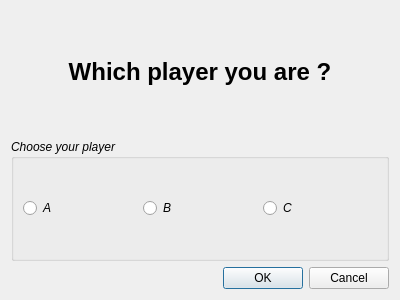
<?xml version="1.0" encoding="UTF-8"?>
<ui version="4.0">
 <class>SetupPlayerDialog</class>
 <widget class="QDialog" name="SetupPlayerDialog">
  <property name="geometry">
   <rect>
    <x>0</x>
    <y>0</y>
    <width>400</width>
    <height>300</height>
   </rect>
  </property>
  <property name="windowTitle">
   <string>Dialog</string>
  </property>
  <layout class="QGridLayout" name="gridLayout">
   <item row="0" column="0">
    <widget class="QLabel" name="label">
     <property name="font">
      <font>
       <pointsize>18</pointsize>
       <weight>75</weight>
       <bold>true</bold>
      </font>
     </property>
     <property name="text">
      <string>Which player you are ?</string>
     </property>
     <property name="alignment">
      <set>Qt::AlignCenter</set>
     </property>
    </widget>
   </item>
   <item row="1" column="0">
    <widget class="QGroupBox" name="groupBox">
     <property name="font">
      <font>
       <italic>true</italic>
      </font>
     </property>
     <property name="title">
      <string>Choose your player</string>
     </property>
     <layout class="QHBoxLayout" name="horizontalLayout">
      <item>
       <widget class="QRadioButton" name="AButton">
        <property name="text">
         <string>A</string>
        </property>
       </widget>
      </item>
      <item>
       <widget class="QRadioButton" name="BButton">
        <property name="text">
         <string>B</string>
        </property>
       </widget>
      </item>
      <item>
       <widget class="QRadioButton" name="CButton">
        <property name="text">
         <string>C</string>
        </property>
       </widget>
      </item>
     </layout>
    </widget>
   </item>
   <item row="2" column="0">
    <widget class="QDialogButtonBox" name="buttonBox">
     <property name="orientation">
      <enum>Qt::Horizontal</enum>
     </property>
     <property name="standardButtons">
      <set>QDialogButtonBox::Cancel|QDialogButtonBox::Ok</set>
     </property>
    </widget>
   </item>
  </layout>
 </widget>
 <resources/>
 <connections>
  <connection>
   <sender>buttonBox</sender>
   <signal>rejected()</signal>
   <receiver>SetupPlayerDialog</receiver>
   <slot>reject()</slot>
   <hints>
    <hint type="sourcelabel">
     <x>316</x>
     <y>260</y>
    </hint>
    <hint type="destinationlabel">
     <x>286</x>
     <y>274</y>
    </hint>
   </hints>
  </connection>
 </connections>
</ui>
